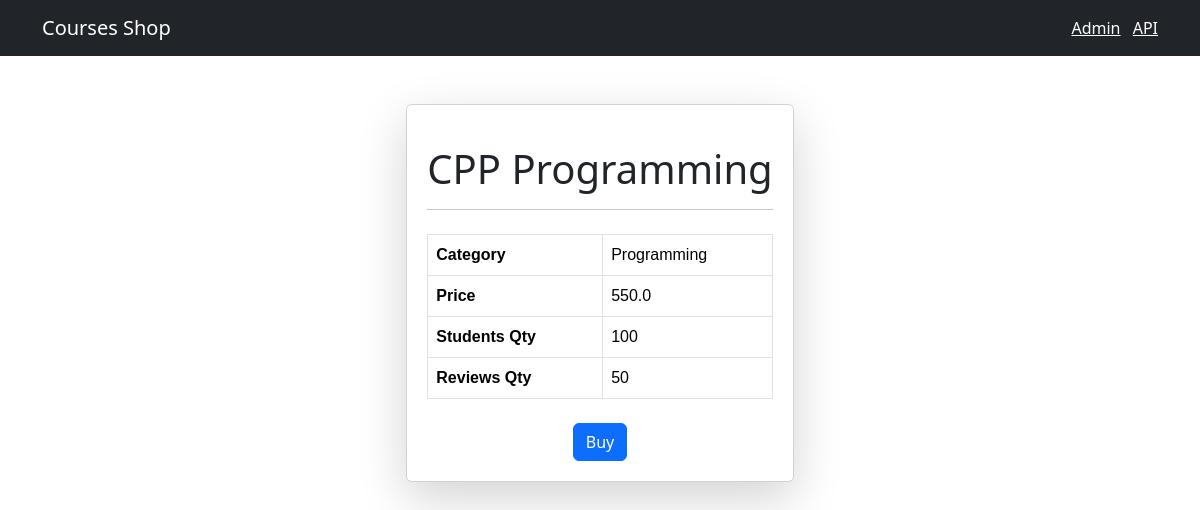
The page /shop/3 on the database its author committed.
### shop/models.py (models this page shows, shortened)
class Course(models.Model):
    title = models.CharField(max_length=255)
    price = models.FloatField()
    students_qty = models.IntegerField()
    reviews_qty = models.IntegerField()
    category = models.ForeignKey(Category, on_delete=models.CASCADE) #if category gets deleted courses are deleted
    created_at = models.DateTimeField(default=timezone.now)

class Category(models.Model):
    title = models.CharField(max_length=255)
    created_at = models.DateTimeField(default=timezone.now)
    def __str__(self):
        return self.title

### shop/views.py (the view)
# urls.py: path('<int:course_id>', views.single_course, name="single_course")
def single_course(request, course_id):
    course = get_object_or_404(Course, pk=course_id)
    return render(request, 'shop/single_course.html', {'course': course})

### templates/shop/single_course.html (shortened to what this page needs)
{% extends 'base.html' %}
{% block content %}
<div class="container mt-5 d-flex justify-content-center">
    <div class="card shadow-lg rounded">
        <div class="card-body card-overlay">
            <h1 class="card-title text-center">{{ course.title }}</h1>
            <hr>
            <table class="table table-bordered mt-4" style="font-family: 'Arial', sans-serif;">
                <tbody>
                    <tr>
                        <td><strong>Category</strong></td>
                        <td>{{ course.category }}</td>
                    </tr>
                    <tr>
                        <td><strong>Price</strong></td>
                        <td>{{ course.price }}</td>
                    </tr>
                    <tr>
                        <td><strong>Students Qty</strong></td>
                        <td>{{ course.students_qty }}</td>
                    </tr>
                    <tr>
                        <td><strong>Reviews Qty</strong></td>
                        <td>{{ course.reviews_qty }}</td>
                    </tr>
                </tbody>
            </table>
            <div class="text-center mt-4">
                <button class="btn btn-primary">Buy</button>
            </div>
        </div>
    </div>
</div>
{% endblock %}

### templates/shop/single_course.html (style rules this page uses)
.card { background-size: cover; background-position: center; }
.card-overlay { background-color: rgba(255, 255, 255, 0.8); padding: 20px; border-radius: 5px; }
.card-title { margin-top: 20px; }

### rows shown on the page
Course: title "CPP Programming", category "Programming", price "550.0", students_qty "100", reviews_qty "50"
